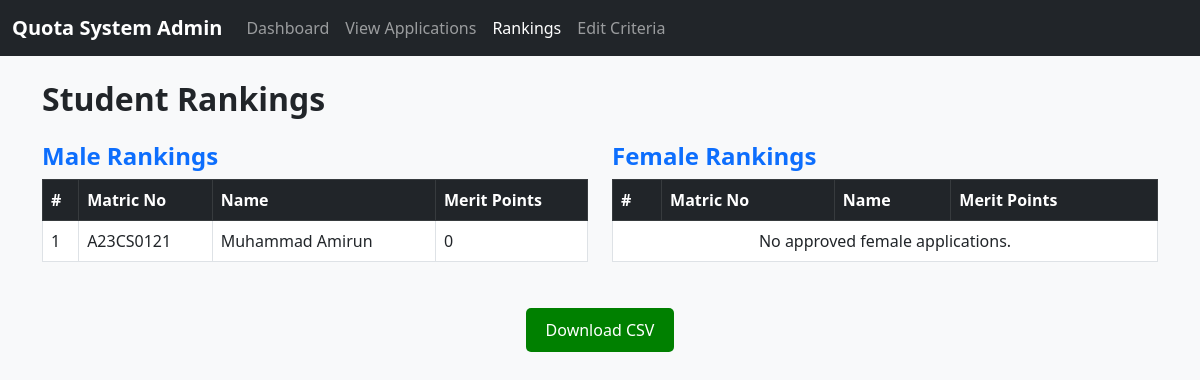
The app's page /admin/rankings.php, older data.
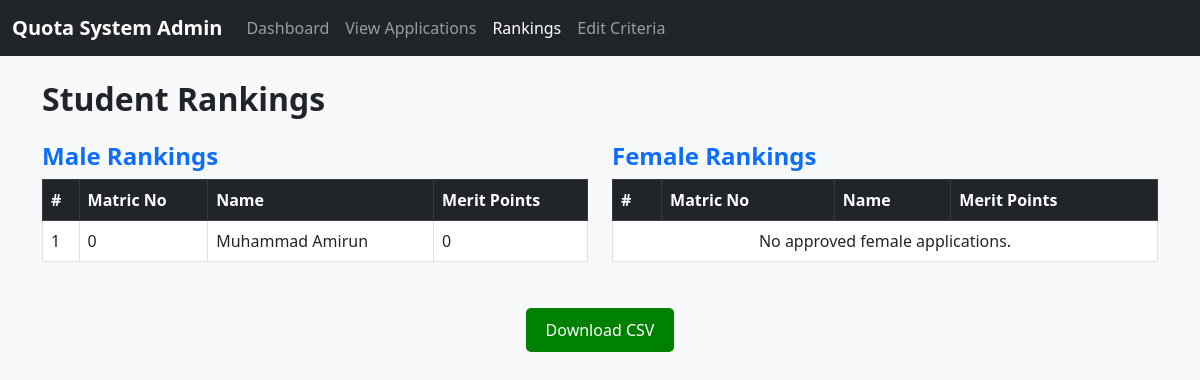
The same page, newer data.
### tables this page shows
CREATE TABLE `applications` (
  `id` int(11) NOT NULL,
  `student_id` int(11) NOT NULL,
  `q1` varchar(50) DEFAULT NULL,
  `q2` varchar(50) DEFAULT NULL,
  `q3` varchar(50) DEFAULT NULL,
  `q4` varchar(50) DEFAULT NULL,
  `q5` varchar(50) DEFAULT NULL,
  `q6` varchar(50) DEFAULT NULL,
  `file_path` varchar(255) DEFAULT NULL,
  `submitted_at` timestamp NOT NULL DEFAULT current_timestamp()
);

CREATE TABLE `student` (
  `student_id` int(11) NOT NULL,
  `matrix_no` int(4) NOT NULL,
  `year` int(4) NOT NULL,
  `college` varchar(100) NOT NULL,
  `fullname` varchar(100) NOT NULL,
  `gender` enum('Male','Female','Select your gender','') NOT NULL DEFAULT 'Select your gender',
  `email` varchar(100) NOT NULL,
  `password` varchar(255) NOT NULL,
  `status` enum('pending','approved','rejected') NOT NULL DEFAULT 'pending'
);

### admin/rankings.php (the view, shortened to what this page needs)
<?php
require_once __DIR__ . '/../includes/db.php';
$male = $mysqli->query("SELECT s.matrix_no, s.fullname, a.merit
                        FROM student s
                        JOIN applications a ON s.student_id = a.student_id
                        WHERE s.gender='Male'
                        ORDER BY a.merit DESC");
$female = $mysqli->query("SELECT s.matrix_no, s.fullname, a.merit
                          FROM student s
                          JOIN applications a ON s.student_id = a.student_id
                          WHERE s.gender='Female'
                          ORDER BY a.merit DESC");
?>
<!DOCTYPE html>
<html lang="en">
<head>
    <link href="https://cdn.jsdelivr.net/npm/bootstrap@5.3.0/dist/css/bootstrap.min.css" rel="stylesheet">
    <link href="../assets/css/custom.css" rel="stylesheet">
</head>
<body>
    <?php include 'navbar.php'; ?>
    <div class="container mt-4">
        <h2 class="mb-4">Student Rankings</h2>
        <div class="row">
            <div class="col-md-6">
                <h4 class="text-primary">Male Rankings</h4>
                <div class="table-responsive">
                    <table class="table table-hover table-bordered">
                        <thead class="table-dark">
                            <tr>
                                <th>#</th>
                                <th>Matric No</th>
                                <th>Name</th>
                                <th>Merit Points</th>
                            </tr>
                        </thead>
                        <tbody>
                            <?php $i = 1; while ($row = $male->fetch_assoc()): ?>
                                <tr>
                                    <td><?= $i++ ?></td>
                                    <td><?= htmlspecialchars($row['matrix_no']) ?></td>
                                    <td><?= htmlspecialchars($row['fullname']) ?></td>
                                    <td><?= htmlspecialchars($row['merit']) ?></td>
                                </tr>
                            <?php endwhile; ?>
                        </tbody>
                    </table>
                </div>
            </div>
            <div class="col-md-6">
                <h4 class="text-primary">Female Rankings</h4>
                <div class="table-responsive">
                    <table class="table table-hover table-bordered">
                        <thead class="table-dark">
                            <tr>
                                <th>#</th>
                                <th>Matric No</th>
                                <th>Name</th>
                                <th>Merit Points</th>
                            </tr>
                        </thead>
                        <tbody>
                            <?php $i = 1; while ($row = $female->fetch_assoc()): ?>
                                <tr>
                                    <td><?= $i++ ?></td>
                                    <td><?= htmlspecialchars($row['matrix_no']) ?></td>
                                    <td><?= htmlspecialchars($row['fullname']) ?></td>
                                    <td><?= htmlspecialchars($row['merit']) ?></td>
                                </tr>
                            <?php endwhile; ?>
                            <?php if ($i == 1): ?>
                                <tr><td colspan="4" class="text-center">No approved female applications.</td></tr>
                            <?php endif; ?>
                        </tbody>
                    </table>
                </div>
            </div>
        </div>
    </div>
    <div style="text-align: center; margin-top: 30px;">
    <form method="post" action="export_ranking.php">
        <button type="submit" style="padding: 10px 20px; background-color: green; color: white; border: none; border-radius: 5px;">
            Download CSV
        </button>
    </form>
</div>
</body>
</html>

### admin/navbar.php (shortened to what this page needs)
<?php
$current_page = basename($_SERVER['PHP_SELF']);
?>
<nav class="navbar navbar-expand-lg navbar-dark bg-dark">
    <div class="container-fluid">
        <a class="navbar-brand" href="#">Quota System Admin</a>
        <div class="collapse navbar-collapse" id="navbarNav">
            <ul class="navbar-nav me-auto mb-2 mb-lg-0">
                <li class="nav-item">
                    <a class="nav-link <?= $current_page == 'dashboard.php' ? 'active' : '' ?>" href="dashboard.php">Dashboard</a>
                </li>
                <li class="nav-item">
                    <a class="nav-link <?= $current_page == 'view_applications.php' ? 'active' : '' ?>" href="view_applications.php">View Applications</a>
                </li>
                <li class="nav-item">
                    <a class="nav-link <?= $current_page == 'rankings.php' ? 'active' : '' ?>" href="rankings.php">Rankings</a>
                </li>
                <li class="nav-item">
                    <a class="nav-link <?= $current_page == 'edit_criteria.php' ? 'active' : '' ?>" href="edit_criteria.php">Edit Criteria</a>
                </li>
            </ul>
        </div>
    </div>
</nav>

### css/custom.css (style rules this page uses)
body { background-color: #f8f9fa; }
.navbar-brand { font-weight: bold; }
.table th, .table td { vertical-align: middle; }
h2, h4 { font-weight: 600; }

Row changes from the older to the newer data that the page shows:
changed through a linked row, applications "Muhammad Amirun": student.matrix_no "A23CS0121" → "0"
